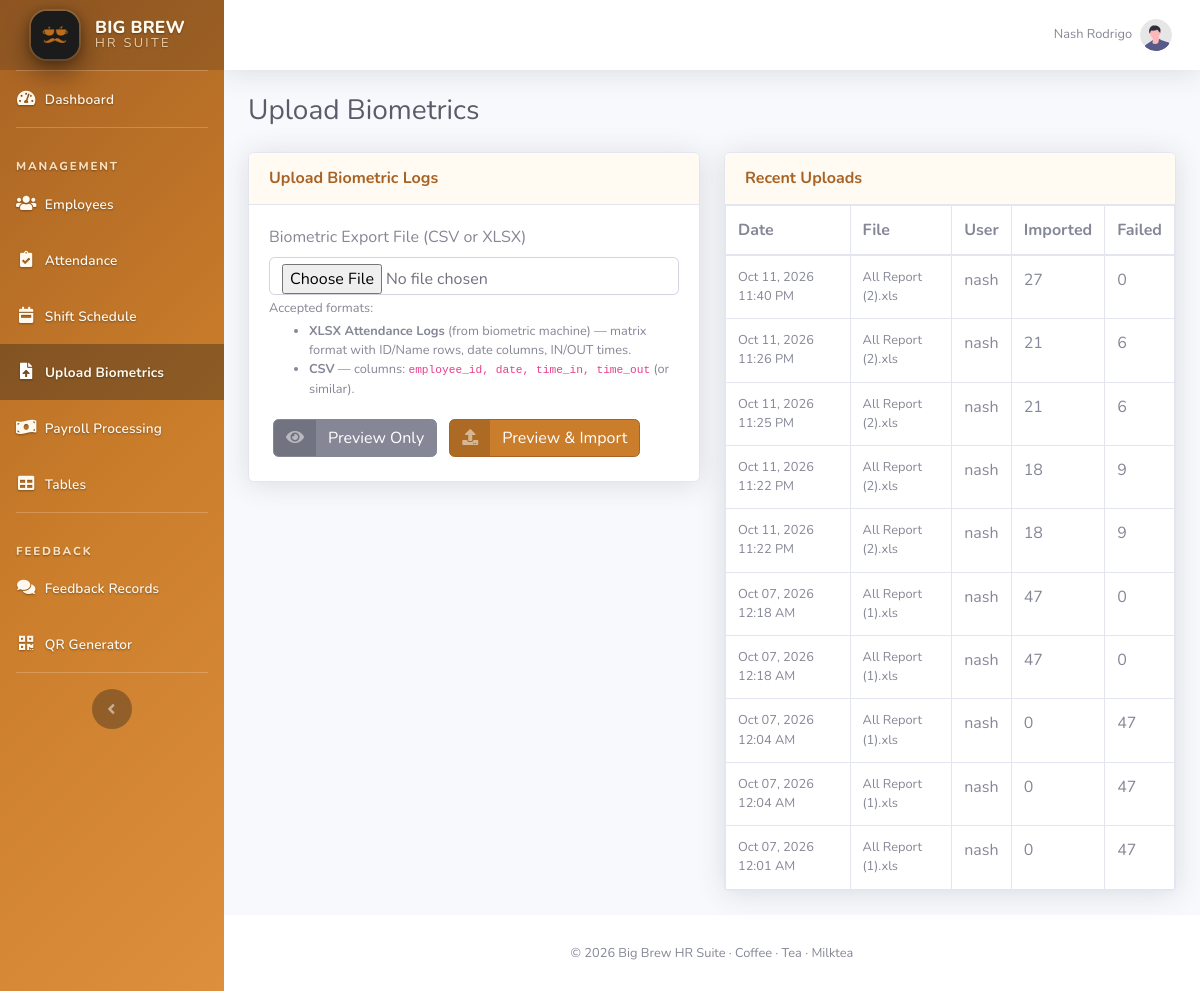
/upload_attendance.php (signed in), run on the app's committed database.
### tables this page shows
CREATE TABLE `biometric_upload_logs` (
  `id` int(11) NOT NULL,
  `uploaded_by` int(11) NOT NULL,
  `file_name` varchar(255) NOT NULL,
  `total_rows` int(11) DEFAULT 0,
  `imported_rows` int(11) DEFAULT 0,
  `failed_rows` int(11) DEFAULT 0,
  `status` varchar(50) DEFAULT 'pending',
  `notes` text DEFAULT NULL,
  `uploaded_at` timestamp NOT NULL DEFAULT current_timestamp()
);

### upload_attendance.php (the view, shortened to what this page needs)
<?php
require_once 'db_con.php';
$recentUploads = [];
if ($conn) {
    try {
        $recentUploads = $conn->query("
            SELECT l.*, u.username
            FROM biometric_upload_logs l
            LEFT JOIN admin_users u ON l.uploaded_by = u.id
            ORDER BY l.uploaded_at DESC LIMIT 10
        ")->fetchAll();
    } catch (Exception $e) {}
}
require 'includes/head.php';
require 'includes/layoutSidenav_nav.php';
?>
<div class="container-fluid">
    <div class="d-sm-flex align-items-center justify-content-between mb-4">
        <h1 class="h3 mb-0 text-gray-800">Upload Biometrics</h1>
    </div>
    <div class="row">
        <div class="col-lg-6">
            <div class="card shadow mb-4">
                <div class="card-header py-3"><h6 class="m-0 font-weight-bold text-primary">Upload Biometric Logs</h6></div>
                <div class="card-body">
                    <form method="POST" enctype="multipart/form-data">
                        <div class="form-group">
                            <label>Biometric Export File (CSV or XLSX)</label>
                            <input type="file" name="csv_file" accept=".csv,.xlsx,.xls" required class="form-control">
                            <small class="form-text text-muted">
                                Accepted formats:
                                <ul class="mb-0 mt-1">
                                    <li><strong>XLSX Attendance Logs</strong> (from biometric machine) — matrix format with ID/Name rows, date columns, IN/OUT times.</li>
                                    <li><strong>CSV</strong> — columns: <code>employee_id, date, time_in, time_out</code> (or similar).</li>
                                </ul>
                            </small>
                        </div>
                        <button type="submit" name="action" value="preview" class="btn btn-secondary btn-icon-split m-1">
                            <span class="icon text-white-50"><i class="fas fa-eye"></i></span>
                            <span class="text">Preview Only</span>
                        </button>
                        <button type="submit" name="action" value="import" class="btn btn-primary btn-icon-split m-1">
                            <span class="icon text-white-50"><i class="fas fa-upload"></i></span>
                            <span class="text">Preview &amp; Import</span>
                        </button>
                    </form>
                </div>
            </div>
        </div>
        <div class="col-lg-6">
            <div class="card shadow mb-4">
                <div class="card-header py-3"><h6 class="m-0 font-weight-bold text-primary">Recent Uploads</h6></div>
                <div class="card-body p-0">
                    <div class="table-responsive">
                        <table class="table table-bordered mb-0">
                            <thead><tr><th>Date</th><th>File</th><th>User</th><th>Imported</th><th>Failed</th></tr></thead>
                            <tbody>
                                <?php foreach ($recentUploads as $l): ?>
                                <tr>
                                    <td class="small"><?php echo date('M d, Y h:i A', strtotime($l['uploaded_at'])); ?></td>
                                    <td class="small"><?php echo htmlspecialchars($l['file_name']); ?></td>
                                    <td><?php echo htmlspecialchars($l['username'] ?? ''); ?></td>
                                    <td><?php echo $l['imported_rows']; ?></td>
                                    <td><?php echo $l['failed_rows']; ?></td>
                                </tr>
                                <?php endforeach; ?>
                            </tbody>
                        </table>
                    </div>
                </div>
            </div>
        </div>
    </div>
</div>
<?php
require 'includes/footer.php';
require 'includes/footercdn.php';

### data on the page
biometric_upload_logs: uploaded_at "Oct 11, 2026 11:40 PM", file_name "All Report (2).xls", uploaded_by.username "nash", imported_rows "27", failed_rows "0"
biometric_upload_logs: uploaded_at "Oct 11, 2026 11:26 PM", file_name "All Report (2).xls", uploaded_by.username "nash", imported_rows "21", failed_rows "6"
biometric_upload_logs: uploaded_at "Oct 11, 2026 11:25 PM", file_name "All Report (2).xls", uploaded_by.username "nash", imported_rows "21", failed_rows "6"
biometric_upload_logs: uploaded_at "Oct 11, 2026 11:22 PM", file_name "All Report (2).xls", uploaded_by.username "nash", imported_rows "18", failed_rows "9"
biometric_upload_logs: uploaded_at "Oct 11, 2026 11:22 PM", file_name "All Report (2).xls", uploaded_by.username "nash", imported_rows "18", failed_rows "9"
biometric_upload_logs: uploaded_at "Oct 07, 2026 12:18 AM", file_name "All Report (1).xls", uploaded_by.username "nash", imported_rows "47", failed_rows "0"
biometric_upload_logs: uploaded_at "Oct 07, 2026 12:18 AM", file_name "All Report (1).xls", uploaded_by.username "nash", imported_rows "47", failed_rows "0"
biometric_upload_logs: uploaded_at "Oct 07, 2026 12:04 AM", file_name "All Report (1).xls", uploaded_by.username "nash", imported_rows "0", failed_rows "47"
biometric_upload_logs: uploaded_at "Oct 07, 2026 12:04 AM", file_name "All Report (1).xls", uploaded_by.username "nash", imported_rows "0", failed_rows "47"
biometric_upload_logs: uploaded_at "Oct 07, 2026 12:01 AM", file_name "All Report (1).xls", uploaded_by.username "nash", imported_rows "0", failed_rows "47"

### other printed values
$displayName "Nash Rodrigo"
